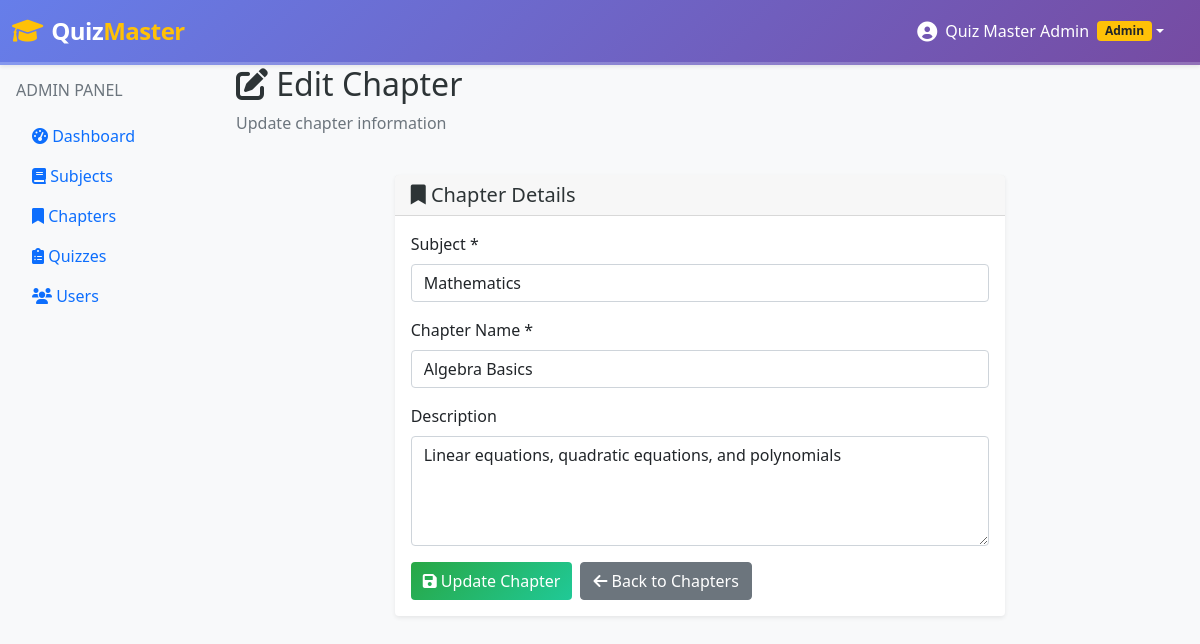
Screenshot of /admin/chapters/1/edit (signed in) with the database file from the repository.
### models/chapter.py (models this page shows, shortened)
class Chapter(db.Model):
    id = db.Column(db.Integer, primary_key=True)
    name = db.Column(db.String(100), nullable=False)
    description = db.Column(db.Text)
    subject_id = db.Column(db.Integer, db.ForeignKey('subject.id'), nullable=False)
    created_at = db.Column(db.DateTime, default=datetime.utcnow)
    quizzes = db.relationship('Quiz', backref='chapter', lazy=True, cascade='all, delete-orphan')

### models/subject.py (models this page shows, shortened)
class Subject(db.Model):
    id = db.Column(db.Integer, primary_key=True)
    name = db.Column(db.String(100), nullable=False)
    description = db.Column(db.Text)
    created_at = db.Column(db.DateTime, default=datetime.utcnow)
    chapters = db.relationship('Chapter', backref='subject', lazy=True, cascade='all, delete-orphan')

### controllers/admin.py (the view)
    def decorated_function(*args, **kwargs):
        if not is_logged_in() or not is_admin():
            flash('Access denied', 'error')
            return redirect(url_for('auth.login'))
        return f(*args, **kwargs)

### controllers/admin.py (called while the page is built, shortened)
def is_logged_in():
    return 'user_id' in session

def is_admin():
    return session.get('is_admin', False)

def admin_required(f):
    def decorated_function(*args, **kwargs):
        if not is_logged_in() or not is_admin():
            flash('Access denied', 'error')
            return redirect(url_for('auth.login'))
        return f(*args, **kwargs)
    decorated_function.__name__ = f.__name__
    return decorated_function

@admin_bp.route('/chapters/<int:chapter_id>/edit', methods=['GET', 'POST'])
@admin_required
def edit_chapter(chapter_id):
    chapter = Chapter.query.get_or_404(chapter_id)
    subjects = Subject.query.all()
    return render_template('admin/edit_chapter.html', chapter=chapter, subjects=subjects)

### templates/admin/edit_chapter.html (shortened to what this page needs)
{% extends "base.html" %}
{% block content %}
<div class="container-fluid">
    <div class="row mb-4">
        <div class="col-12">
            <h2><i class="fas fa-edit"></i> Edit Chapter</h2>
            <p class="text-muted">Update chapter information</p>
        </div>
    </div>
    <div class="row justify-content-center">
        <div class="col-md-8">
            <div class="card">
                <div class="card-header">
                    <h5 class="mb-0"><i class="fas fa-bookmark"></i> Chapter Details</h5>
                </div>
                <div class="card-body">
                    <form method="POST">
                        <div class="mb-3">
                            <label for="subject_id" class="form-label">Subject *</label>
                            <select class="form-control" id="subject_id" name="subject_id" required>
                                {% for subject in subjects %}
                                    <option value="{{ subject.id }}" {% if subject.id == chapter.subject_id %}selected{% endif %}>
                                        {{ subject.name }}
                                    </option>
                                {% endfor %}
                            </select>
                        </div>
                        <div class="mb-3">
                            <label for="name" class="form-label">Chapter Name *</label>
                            <input type="text" class="form-control" id="name" name="name"
                                   value="{{ chapter.name }}" required>
                        </div>
                        <div class="mb-3">
                            <label for="description" class="form-label">Description</label>
                            <textarea class="form-control" id="description" name="description" rows="4">{{ chapter.description or '' }}</textarea>
                        </div>
                        <div class="d-flex gap-2">
                            <button type="submit" class="btn btn-primary">
                                <i class="fas fa-save"></i> Update Chapter
                            </button>
                            <a href="{{ url_for('admin.chapters') }}" class="btn btn-secondary">
                                <i class="fas fa-arrow-left"></i> Back to Chapters
                            </a>
                        </div>
                    </form>
                </div>
            </div>
        </div>
    </div>
</div>
{% endblock %}

### static/css/style.css (style rules this page uses)
body { background-color: #f8f9fa; }
.card { border: none; box-shadow: 0 0.125rem 0.25rem rgba(0, 0, 0, 0.075); transition: box-shadow 0.15s ease-in-out; position: relative; z-index: 1; }
* { transition: color 0.3s ease, background-color 0.3s ease, transform 0.3s ease, box-shadow 0.3s ease; }
h1, h2, h3, h4, h5, h6 { color: #2d3436 !important; }
.btn-primary { background: linear-gradient(135deg, #28a745 0%, #20c997 100%); border: none; color: white; }

### rows the page displays
Chapter: subject_id "Mathematics", name "Algebra Basics", description "Linear equations, quadratic equations, and polynomials"

### other values shown
{{ session.full_name }} "Quiz Master Admin"
